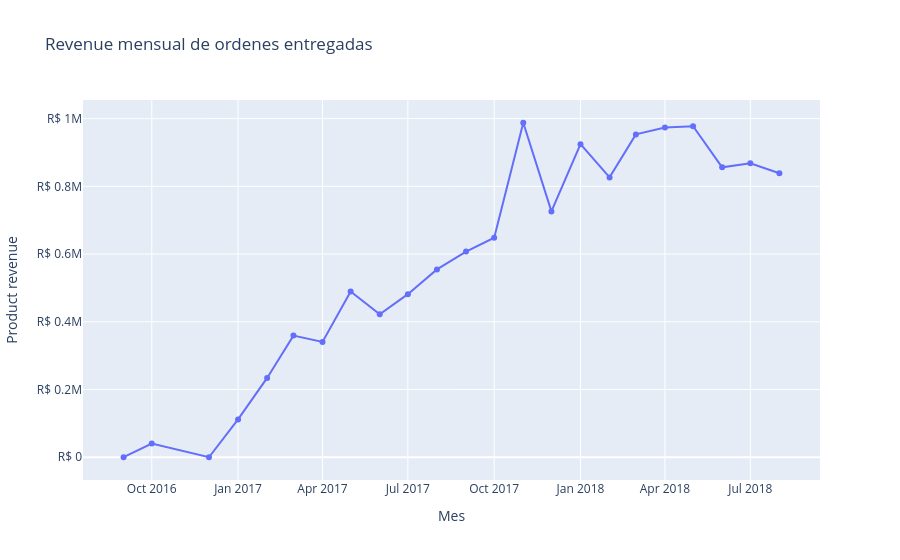

Source (notebook cell):
### Markdown cell above
## 5. Evolucion mensual de ventas

Este grafico responde si el negocio crece, cae o muestra estacionalidad. Para el dashboard, esta sera una visualizacion central del overview.

### Code cell
fig = px.line(
    monthly_sales,
    x="purchase_month",
    y="product_revenue",
    markers=True,
    title="Revenue mensual de ordenes entregadas",
    labels={"purchase_month": "Mes", "product_revenue": "Product revenue"},
)
fig.update_layout(yaxis_tickprefix="R$ ", hovermode="x unified")
fig.show()

### Figure 1 — Plotly figure (JSON) as saved in the notebook; plotly's stock layout.template omitted (floating-point values rounded to 4 significant figures)
{"data": [{"hovertemplate": "Mes=%{x}<br>Product revenue=%{y}<extra></extra>", "legendgroup": "", "line": {"color": "#636efa", "dash": "solid"}, "marker": {"symbol": "circle"}, "mode": "lines+markers", "name": "", "orientation": "v", "showlegend": false, "type": "scatter", "x": ["2016-09-01T00:00:00.000000000", "2016-10-01T00:00:00.000000000", "2016-12-01T00:00:00.000000000", "2017-01-01T00:00:00.000000000", "2017-02-01T00:00:00.000000000", "2017-03-01T00:00:00.000000000", "2017-04-01T00:00:00.000000000", "2017-05-01T00:00:00.000000000", "2017-06-01T00:00:00.000000000", "2017-07-01T00:00:00.000000000", "2017-08-01T00:00:00.000000000", "2017-09-01T00:00:00.000000000", "2017-10-01T00:00:00.000000000", "2017-11-01T00:00:00.000000000", "2017-12-01T00:00:00.000000000", "2018-01-01T00:00:00.000000000", "2018-02-01T00:00:00.000000000", "2018-03-01T00:00:00.000000000", "2018-04-01T00:00:00.000000000", "2018-05-01T00:00:00.000000000", "2018-06-01T00:00:00.000000000", "2018-07-01T00:00:00.000000000", "2018-08-01T00:00:00.000000000"], "xaxis": "x", "y": [135.0, 40330.0, 10.9, 111800.0, 234200.0, 359200.0, 340700.0, 489300.0, 421900.0, 481600.0, 554700.0, 607400.0, 648200.0, 987800.0, 726000.0, 924600.0, 826400.0, 953400.0, 973500.0, 977500.0, 856100.0, 868000.0, 838600.0], "yaxis": "y"}], "layout": {"hovermode": "x unified", "legend": {"tracegroupgap": 0}, "title": {"text": "Revenue mensual de ordenes entregadas"}, "xaxis": {"anchor": "y", "domain": [0.0, 1.0], "title": {"text": "Mes"}}, "yaxis": {"anchor": "x", "domain": [0.0, 1.0], "tickprefix": "R$ ", "title": {"text": "Product revenue"}}}}
